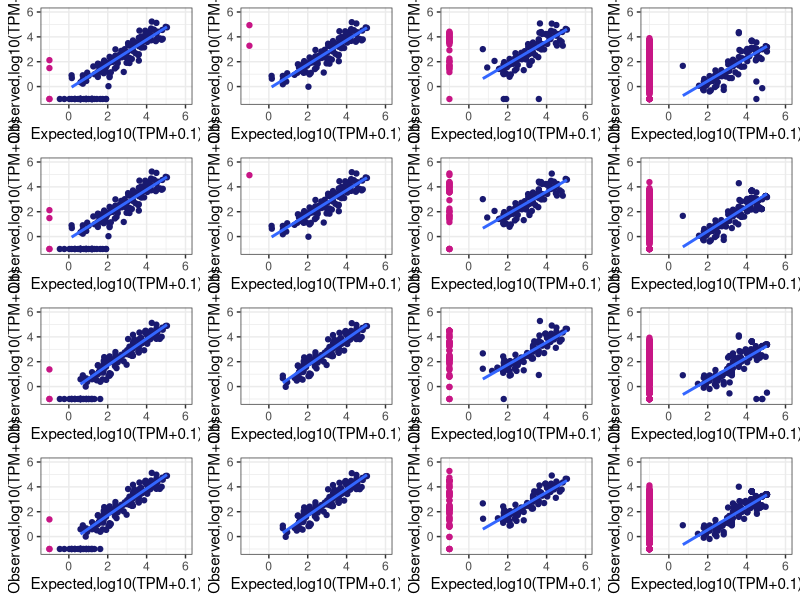

Source code (R):
#Prepare table with bash
#FP = expected abundance = 0
#GFF
#echo -e "Sequin\tMixA\tType\tTranscript\tClasscode\tTPM\tnbReads" > headerGFF.tsv
#for file in *.sf ; do join -1 1 -2 5 <( sort -k1,1 $file ) <( sort -k5,5 ${file%*_salmon.sf}.tmap ) | sed 's/ /\t/g' | awk '$8=="=" || $8=="c" {print "TP\t"$1"\t"$7"\t"$8"\t"$4"\t"$5}' - > GFF-${file%*_salmon.sf}_quantif-TP.tsv; join -t $'\t' -1 1 -2 3 <( sort -k1,1 rnasequin_isoforms_2.5.tsv ) <( sort -k3,3 GFF-${file%*_salmon.sf}_quantif-TP.tsv ) | cut -d$'\t' -f5,6,1,7,8,9,3 > GFF-${file%*_salmon.sf}_quantif-TP2.tsv; join -1 1 -2 5 <( sort -k1,1 $file ) <( sort -k5,5 ${file%*_salmon.sf}.tmap ) | sed 's/ /\t/g' | awk '$8!="=" && $8!="c" && $8!="u" {print $7"\t0\tFP\t"$1"\t"$8"\t"$4"\t"$5"\t"}' - > GFF-${file%*_salmon.sf}_quantif-FP.tsv; cat headerGFF.tsv GFF-${file%*_salmon.sf}_quantif-TP2.tsv GFF-${file%*_salmon.sf}_quantif-FP.tsv > GFF-${file%*_salmon.sf}_quantif.tsv; rm GFF-${file%*_salmon.sf}_quantif-FP.tsv GFF-${file%*_salmon.sf}_quantif-#TP.tsv GFF-${file%*_salmon.sf}_quantif-TP2.tsv; done
#rm headerGFF.tsv


#SQ3
#echo -e "Sequin\tMixA\tType\tTranscript\tClasscode1\tClasscode2\tTPM\tnbReads" > headerSQ3.tsv
#for file in *.sf ; do join -1 1 -2 1 <( sort -k1,1 $file ) <( sort -k1,1 ${file%*_salmon.sf}_classification.txt | sed 's/%7C/|/g' - ) | sed 's/ /\t/g' | awk '$10=="full-splice_match" || ( $10=="incomplete-splice_match" && $19!="intron_retention" ) {print "TP\t"$1"\t"$12"\t"$10"\t"$19"\t"$4"\t"$5}' - > SQ3-${file%*_salmon.sf}_quantif-TP.tsv; join -t $'\t' -1 1 -2 3 <( sort -k1,1 rnasequin_isoforms_2.5.tsv ) <( sort -k3,3 SQ3-${file%*_salmon.sf}_quantif-TP.tsv ) | cut -d$'\t' -f5,6,1,7,8,9,10,3 > SQ3-${file%*_salmon.sf}_quantif-TP2.tsv; join -1 1 -2 1 <( sort -k1,1 $file ) <( sort -k1,1 ${file%*_salmon.sf}_classification.txt | sed 's/%7C/|/g' - ) | sed 's/ /\t/g' | awk '$10!="full-splice_match" && ( $10!="incomplete-splice_match" || $19=="intron_retention" ) && $10!="intergenic" {print $12"\t0\tFP\t"$1"\t"$10"\t"$19"\t"$4"\t"$5}' - > SQ3-${file%*_salmon.sf}_quantif-FP.tsv; cat headerSQ3.tsv SQ3-${file%*_salmon.sf}_quantif-TP2.tsv SQ3-${file%*_salmon.sf}_quantif-FP.tsv > SQ3-${file%*_salmon.sf}_quantif.tsv; rm SQ3-${file%*_salmon.sf}_quantif-FP.tsv SQ3-${file%*_salmon.sf}_quantif-TP.tsv SQ3-${file%*_salmon.sf}_quantif-TP2.tsv; done
#rm headerSQ3.tsv

#Plot figure with R
#RStudio
library(ggplot2)
library(cowplot)

setwd("D:/Assembly-Benchmarking/Fig5-Quantification/Upt2")

#All sequins abundances sum = 15196.5066 for TPM comversion

GFF_LSK114_Bambu <- read.csv("GFF-LSK114_Bambu_quantif.tsv", header=T, sep="\t")
GFF_LSK114_Bambu$nbreadslog <- log10(GFF_LSK114_Bambu$TPM+0.1) #Take TPMs instead of nb of  reads and compare to sequins in TPMs
GFF_LSK114_Bambu$MixAlog <- log10(((GFF_LSK114_Bambu$MixA*1000000)/15196.5066)+0.1) #Convert sequins relative abundances to TPMs
GFF_LSK114_Bambu_x <- subset(subset(GFF_LSK114_Bambu, Type=="TP"), TPM>0 )
x <- cor(as.matrix(GFF_LSK114_Bambu_x[,8:9]), method = c("pearson", "kendall", "spearman"))
print(x)
GFF_LSK114_Bambu_plot <- ggplot(GFF_LSK114_Bambu,aes(y=nbreadslog, x=MixAlog)) + geom_point(aes(colour=factor(Type)),show.legend = FALSE) + geom_smooth(data=GFF_LSK114_Bambu_x,se=FALSE, method=lm) + xlab("Expected,log10(TPM+0.1)") + ylab("Observed,log10(TPM+0.1)") + theme_bw() + xlim(-1.1,6) + ylim(-1.1,6) + scale_color_manual(values = c("TP" = "midnightblue","FP" = "mediumvioletred"))

GFF_LSK114_isoQuant <- read.csv("GFF-LSK114_isoQuant_quantif.tsv", header=T, sep="\t")
GFF_LSK114_isoQuant$nbreadslog <- log10(GFF_LSK114_isoQuant$TPM+0.1) #Take TPMs instead of nb of  reads and compare to sequins in TPMs
GFF_LSK114_isoQuant$MixAlog <- log10(((GFF_LSK114_isoQuant$MixA*1000000)/15196.5066)+0.1) #Convert sequins relative abundances to TPMs
GFF_LSK114_isoQuant_x <- subset(subset(GFF_LSK114_isoQuant, Type=="TP"), TPM>0 )
x <- cor(as.matrix(GFF_LSK114_isoQuant_x[,8:9]), method = c("pearson", "kendall", "spearman"))
print(x)
GFF_LSK114_isoQuant_plot <- ggplot(GFF_LSK114_isoQuant,aes(y=nbreadslog, x=MixAlog)) + geom_point(aes(colour=factor(Type)),show.legend = FALSE) + geom_smooth(data=GFF_LSK114_isoQuant_x,se=FALSE, method=lm) + xlab("Expected,log10(TPM+0.1)") + ylab("Observed,log10(TPM+0.1)") + theme_bw() + xlim(-1.1,6) + ylim(-1.1,6) + scale_color_manual(values = c("TP" = "midnightblue","FP" = "mediumvioletred"))

GFF_LSK114_Flair <- read.csv("GFF-LSK114_FLAIR-noRef_quantif.tsv", header=T, sep="\t")
GFF_LSK114_Flair$nbreadslog <- log10(GFF_LSK114_Flair$TPM+0.1) #Take TPMs instead of nb of  reads and compare to sequins in TPMs
GFF_LSK114_Flair$MixAlog <- log10(((GFF_LSK114_Flair$MixA*1000000)/15196.5066)+0.1) #Convert sequins relative abundances to TPMs
GFF_LSK114_Flair_x <- subset(subset(GFF_LSK114_Flair, Type=="TP"), TPM>0 )
x <- cor(as.matrix(GFF_LSK114_Flair_x[,8:9]), method = c("pearson", "kendall", "spearman"))
print(x)
GFF_LSK114_Flair_plot <- ggplot(GFF_LSK114_Flair,aes(y=nbreadslog, x=MixAlog)) + geom_point(aes(colour=factor(Type)),show.legend = FALSE) + geom_smooth(data=GFF_LSK114_Flair_x,se=FALSE, method=lm) + xlab("Expected,log10(TPM+0.1)") + ylab("Observed,log10(TPM+0.1)") + theme_bw() + xlim(-1.1,6) + ylim(-1.1,6) + scale_color_manual(values = c("TP" = "midnightblue","FP" = "mediumvioletred"))

GFF_LSK114_Stringtie2 <- read.csv("GFF-LSK114_Stringtie2-noRef_quantif.tsv", header=T, sep="\t")
GFF_LSK114_Stringtie2$nbreadslog <- log10(GFF_LSK114_Stringtie2$TPM+0.1) #Take TPMs instead of nb of  reads and compare to sequins in TPMs
GFF_LSK114_Stringtie2$MixAlog <- log10(((GFF_LSK114_Stringtie2$MixA*1000000)/15196.5066)+0.1) #Convert sequins relative abundances to TPMs
GFF_LSK114_Stringtie2_x <- subset(subset(GFF_LSK114_Stringtie2, Type=="TP"), TPM>0 )
x <- cor(as.matrix(GFF_LSK114_Stringtie2_x[,8:9]), method = c("pearson", "kendall", "spearman"))
print(x)
GFF_LSK114_Stringtie2_plot <- ggplot(GFF_LSK114_Stringtie2,aes(y=nbreadslog, x=MixAlog)) + geom_point(aes(colour=factor(Type)),show.legend = FALSE) + geom_smooth(data=GFF_LSK114_Stringtie2_x,se=FALSE, method=lm) + xlab("Expected,log10(TPM+0.1)") + ylab("Observed,log10(TPM+0.1)") + theme_bw() + xlim(-1.1,6) + ylim(-1.1,6) + scale_color_manual(values = c("TP" = "midnightblue","FP" = "mediumvioletred"))

SQ3_LSK114_Bambu <- read.csv("SQ3-LSK114_Bambu_quantif.tsv", header=T, sep="\t")
SQ3_LSK114_Bambu$nbreadslog <- log10(SQ3_LSK114_Bambu$TPM+0.1) #Take TPMs instead of nb of  reads and compare to sequins in TPMs
SQ3_LSK114_Bambu$MixAlog <- log10(((SQ3_LSK114_Bambu$MixA*1000000)/15196.5066)+0.1) #Convert sequins relative abundances to TPMs
SQ3_LSK114_Bambu_x <- subset(subset(SQ3_LSK114_Bambu, Type=="TP"), TPM>0 )
x <- cor(as.matrix(SQ3_LSK114_Bambu_x[,9:10]), method = c("pearson", "kendall", "spearman"))
print(x)
SQ3_LSK114_Bambu_plot <- ggplot(SQ3_LSK114_Bambu,aes(y=nbreadslog, x=MixAlog)) + geom_point(aes(colour=factor(Type)),show.legend = FALSE) + geom_smooth(data=SQ3_LSK114_Bambu_x,se=FALSE, method=lm) + xlab("Expected,log10(TPM+0.1)") + ylab("Observed,log10(TPM+0.1)") + theme_bw() + xlim(-1.1,6) + ylim(-1.1,6) + scale_color_manual(values = c("TP" = "midnightblue","FP" = "mediumvioletred"))

SQ3_LSK114_isoQuant <- read.csv("SQ3-LSK114_isoQuant_quantif.tsv", header=T, sep="\t")
SQ3_LSK114_isoQuant$nbreadslog <- log10(SQ3_LSK114_isoQuant$TPM+0.1) #Take TPMs instead of nb of  reads and compare to sequins in TPMs
SQ3_LSK114_isoQuant$MixAlog <- log10(((SQ3_LSK114_isoQuant$MixA*1000000)/15196.5066)+0.1) #Convert sequins relative abundances to TPMs
SQ3_LSK114_isoQuant_x <- subset(subset(SQ3_LSK114_isoQuant, Type=="TP"), TPM>0 )
x <- cor(as.matrix(SQ3_LSK114_isoQuant_x[,9:10]), method = c("pearson", "kendall", "spearman"))
print(x)
SQ3_LSK114_isoQuant_plot <- ggplot(SQ3_LSK114_isoQuant,aes(y=nbreadslog, x=MixAlog)) + geom_point(aes(colour=factor(Type)),show.legend = FALSE) + geom_smooth(data=SQ3_LSK114_isoQuant_x,se=FALSE, method=lm) + xlab("Expected,log10(TPM+0.1)") + ylab("Observed,log10(TPM+0.1)") + theme_bw() + xlim(-1.1,6) + ylim(-1.1,6) + scale_color_manual(values = c("TP" = "midnightblue","FP" = "mediumvioletred"))

SQ3_LSK114_Flair <- read.csv("SQ3-LSK114_FLAIR-noRef_quantif.tsv", header=T, sep="\t")
SQ3_LSK114_Flair$nbreadslog <- log10(SQ3_LSK114_Flair$TPM+0.1) #Take TPMs instead of nb of  reads and compare to sequins in TPMs
SQ3_LSK114_Flair$MixAlog <- log10(((SQ3_LSK114_Flair$MixA*1000000)/15196.5066)+0.1) #Convert sequins relative abundances to TPMs
SQ3_LSK114_Flair_x <- subset(subset(SQ3_LSK114_Flair, Type=="TP"), TPM>0 )
x <- cor(as.matrix(SQ3_LSK114_Flair_x[,9:10]), method = c("pearson", "kendall", "spearman"))
print(x)
SQ3_LSK114_Flair_plot <- ggplot(SQ3_LSK114_Flair,aes(y=nbreadslog, x=MixAlog)) + geom_point(aes(colour=factor(Type)),show.legend = FALSE) + geom_smooth(data=SQ3_LSK114_Flair_x,se=FALSE, method=lm) + xlab("Expected,log10(TPM+0.1)") + ylab("Observed,log10(TPM+0.1)") + theme_bw() + xlim(-1.1,6) + ylim(-1.1,6) + scale_color_manual(values = c("TP" = "midnightblue","FP" = "mediumvioletred"))

SQ3_LSK114_Stringtie2 <- read.csv("SQ3-LSK114_Stringtie2-noRef_quantif.tsv", header=T, sep="\t")
SQ3_LSK114_Stringtie2$nbreadslog <- log10(SQ3_LSK114_Stringtie2$TPM+0.1) #Take TPMs instead of nb of  reads and compare to sequins in TPMs
SQ3_LSK114_Stringtie2$MixAlog <- log10(((SQ3_LSK114_Stringtie2$MixA*1000000)/15196.5066)+0.1) #Convert sequins relative abundances to TPMs
SQ3_LSK114_Stringtie2_x <- subset(subset(SQ3_LSK114_Stringtie2, Type=="TP"), TPM>0 )
x <- cor(as.matrix(SQ3_LSK114_Stringtie2_x[,9:10]), method = c("pearson", "kendall", "spearman"))
print(x)
SQ3_LSK114_Stringtie2_plot <- ggplot(SQ3_LSK114_Stringtie2,aes(y=nbreadslog, x=MixAlog)) + geom_point(aes(colour=factor(Type)),show.legend = FALSE) + geom_smooth(data=SQ3_LSK114_Stringtie2_x,se=FALSE, method=lm) + xlab("Expected,log10(TPM+0.1)") + ylab("Observed,log10(TPM+0.1)") + theme_bw() + xlim(-1.1,6) + ylim(-1.1,6) + scale_color_manual(values = c("TP" = "midnightblue","FP" = "mediumvioletred"))

GFF_RNA004_Bambu <- read.csv("GFF-RNA004_Bambu_quantif.tsv", header=T, sep="\t")
GFF_RNA004_Bambu$nbreadslog <- log10(GFF_RNA004_Bambu$TPM+0.1) #Take TPMs instead of nb of  reads and compare to sequins in TPMs
GFF_RNA004_Bambu$MixAlog <- log10(((GFF_RNA004_Bambu$MixA*1000000)/15196.5066)+0.1) #Convert sequins relative abundances to TPMs
GFF_RNA004_Bambu_x <- subset(subset(GFF_RNA004_Bambu, Type=="TP"), TPM>0 )
x <- cor(as.matrix(GFF_RNA004_Bambu_x[,8:9]), method = c("pearson", "kendall", "spearman"))
print(x)
GFF_RNA004_Bambu_plot <- ggplot(GFF_RNA004_Bambu,aes(y=nbreadslog, x=MixAlog)) + geom_point(aes(colour=factor(Type)),show.legend = FALSE) + geom_smooth(data=GFF_RNA004_Bambu_x,se=FALSE, method=lm) + xlab("Expected,log10(TPM+0.1)") + ylab("Observed,log10(TPM+0.1)") + theme_bw() + xlim(-1.1,6) + ylim(-1.1,6) + scale_color_manual(values = c("TP" = "midnightblue","FP" = "mediumvioletred"))

GFF_RNA004_isoQuant <- read.csv("GFF-RNA004_isoQuant_quantif.tsv", header=T, sep="\t")
GFF_RNA004_isoQuant$nbreadslog <- log10(GFF_RNA004_isoQuant$TPM+0.1) #Take TPMs instead of nb of  reads and compare to sequins in TPMs
GFF_RNA004_isoQuant$MixAlog <- log10(((GFF_RNA004_isoQuant$MixA*1000000)/15196.5066)+0.1) #Convert sequins relative abundances to TPMs
GFF_RNA004_isoQuant_x <- subset(subset(GFF_RNA004_isoQuant, Type=="TP"), TPM>0 )
x <- cor(as.matrix(GFF_RNA004_isoQuant_x[,8:9]), method = c("pearson", "kendall", "spearman"))
print(x)
GFF_RNA004_isoQuant_plot <- ggplot(GFF_RNA004_isoQuant,aes(y=nbreadslog, x=MixAlog)) + geom_point(aes(colour=factor(Type)),show.legend = FALSE) + geom_smooth(data=GFF_RNA004_isoQuant_x,se=FALSE, method=lm) + xlab("Expected,log10(TPM+0.1)") + ylab("Observed,log10(TPM+0.1)") + theme_bw() + xlim(-1.1,6) + ylim(-1.1,6) + scale_color_manual(values = c("TP" = "midnightblue","FP" = "mediumvioletred"))

GFF_RNA004_Flair <- read.csv("GFF-RNA004_FLAIR-noRef_quantif.tsv", header=T, sep="\t")
GFF_RNA004_Flair$nbreadslog <- log10(GFF_RNA004_Flair$TPM+0.1) #Take TPMs instead of nb of  reads and compare to sequins in TPMs
GFF_RNA004_Flair$MixAlog <- log10(((GFF_RNA004_Flair$MixA*1000000)/15196.5066)+0.1) #Convert sequins relative abundances to TPMs
GFF_RNA004_Flair_x <- subset(subset(GFF_RNA004_Flair, Type=="TP"), TPM>0 )
x <- cor(as.matrix(GFF_RNA004_Flair_x[,8:9]), method = c("pearson", "kendall", "spearman"))
print(x)
GFF_RNA004_Flair_plot <- ggplot(GFF_RNA004_Flair,aes(y=nbreadslog, x=MixAlog)) + geom_point(aes(colour=factor(Type)),show.legend = FALSE) + geom_smooth(data=GFF_RNA004_Flair_x,se=FALSE, method=lm) + xlab("Expected,log10(TPM+0.1)") + ylab("Observed,log10(TPM+0.1)") + theme_bw() + xlim(-1.1,6) + ylim(-1.1,6) + scale_color_manual(values = c("TP" = "midnightblue","FP" = "mediumvioletred"))

GFF_RNA004_Stringtie2 <- read.csv("GFF-RNA004_Stringtie2-noRef_quantif.tsv", header=T, sep="\t")
GFF_RNA004_Stringtie2$nbreadslog <- log10(GFF_RNA004_Stringtie2$TPM+0.1) #Take TPMs instead of nb of  reads and compare to sequins in TPMs
GFF_RNA004_Stringtie2$MixAlog <- log10(((GFF_RNA004_Stringtie2$MixA*1000000)/15196.5066)+0.1) #Convert sequins relative abundances to TPMs
GFF_RNA004_Stringtie2_x <- subset(subset(GFF_RNA004_Stringtie2, Type=="TP"), TPM>0 )
x <- cor(as.matrix(GFF_RNA004_Stringtie2_x[,8:9]), method = c("pearson", "kendall", "spearman"))
print(x)
GFF_RNA004_Stringtie2_plot <- ggplot(GFF_RNA004_Stringtie2,aes(y=nbreadslog, x=MixAlog)) + geom_point(aes(colour=factor(Type)),show.legend = FALSE) + geom_smooth(data=GFF_RNA004_Stringtie2_x,se=FALSE, method=lm) + xlab("Expected,log10(TPM+0.1)") + ylab("Observed,log10(TPM+0.1)") + theme_bw() + xlim(-1.1,6) + ylim(-1.1,6) + scale_color_manual(values = c("TP" = "midnightblue","FP" = "mediumvioletred"))

SQ3_RNA004_Bambu <- read.csv("SQ3-RNA004_Bambu_quantif.tsv", header=T, sep="\t")
SQ3_RNA004_Bambu$nbreadslog <- log10(SQ3_RNA004_Bambu$TPM+0.1) #Take TPMs instead of nb of  reads and compare to sequins in TPMs
SQ3_RNA004_Bambu$MixAlog <- log10(((SQ3_RNA004_Bambu$MixA*1000000)/15196.5066)+0.1) #Convert sequins relative abundances to TPMs
SQ3_RNA004_Bambu_x <- subset(subset(SQ3_RNA004_Bambu, Type=="TP"), TPM>0 )
x <- cor(as.matrix(SQ3_RNA004_Bambu_x[,9:10]), method = c("pearson", "kendall", "spearman"))
print(x)
SQ3_RNA004_Bambu_plot <- ggplot(SQ3_RNA004_Bambu,aes(y=nbreadslog, x=MixAlog)) + geom_point(aes(colour=factor(Type)),show.legend = FALSE) + geom_smooth(data=SQ3_RNA004_Bambu_x,se=FALSE, method=lm) + xlab("Expected,log10(TPM+0.1)") + ylab("Observed,log10(TPM+0.1)") + theme_bw() + xlim(-1.1,6) + ylim(-1.1,6) + scale_color_manual(values = c("TP" = "midnightblue","FP" = "mediumvioletred"))

SQ3_RNA004_isoQuant <- read.csv("SQ3-RNA004_isoQuant_quantif.tsv", header=T, sep="\t")
SQ3_RNA004_isoQuant$nbreadslog <- log10(SQ3_RNA004_isoQuant$TPM+0.1) #Take TPMs instead of nb of  reads and compare to sequins in TPMs
SQ3_RNA004_isoQuant$MixAlog <- log10(((SQ3_RNA004_isoQuant$MixA*1000000)/15196.5066)+0.1) #Convert sequins relative abundances to TPMs
SQ3_RNA004_isoQuant_x <- subset(subset(SQ3_RNA004_isoQuant, Type=="TP"), TPM>0 )
x <- cor(as.matrix(SQ3_RNA004_isoQuant_x[,9:10]), method = c("pearson", "kendall", "spearman"))
print(x)
SQ3_RNA004_isoQuant_plot <- ggplot(SQ3_RNA004_isoQuant,aes(y=nbreadslog, x=MixAlog)) + geom_point(aes(colour=factor(Type)),show.legend = FALSE) + geom_smooth(data=SQ3_RNA004_isoQuant_x,se=FALSE, method=lm) + xlab("Expected,log10(TPM+0.1)") + ylab("Observed,log10(TPM+0.1)") + theme_bw() + xlim(-1.1,6) + ylim(-1.1,6) + scale_color_manual(values = c("TP" = "midnightblue","FP" = "mediumvioletred"))

SQ3_RNA004_Flair <- read.csv("SQ3-RNA004_FLAIR-noRef_quantif.tsv", header=T, sep="\t")
SQ3_RNA004_Flair$nbreadslog <- log10(SQ3_RNA004_Flair$TPM+0.1) #Take TPMs instead of nb of  reads and compare to sequins in TPMs
SQ3_RNA004_Flair$MixAlog <- log10(((SQ3_RNA004_Flair$MixA*1000000)/15196.5066)+0.1) #Convert sequins relative abundances to TPMs
SQ3_RNA004_Flair_x <- subset(subset(SQ3_RNA004_Flair, Type=="TP"), TPM>0 )
x <- cor(as.matrix(SQ3_RNA004_Flair_x[,9:10]), method = c("pearson", "kendall", "spearman"))
print(x)
SQ3_RNA004_Flair_plot <- ggplot(SQ3_RNA004_Flair,aes(y=nbreadslog, x=MixAlog)) + geom_point(aes(colour=factor(Type)),show.legend = FALSE) + geom_smooth(data=SQ3_RNA004_Flair_x,se=FALSE, method=lm) + xlab("Expected,log10(TPM+0.1)") + ylab("Observed,log10(TPM+0.1)") + theme_bw() + xlim(-1.1,6) + ylim(-1.1,6) + scale_color_manual(values = c("TP" = "midnightblue","FP" = "mediumvioletred"))

SQ3_RNA004_Stringtie2 <- read.csv("SQ3-RNA004_Stringtie2-noRef_quantif.tsv", header=T, sep="\t")
SQ3_RNA004_Stringtie2$nbreadslog <- log10(SQ3_RNA004_Stringtie2$TPM+0.1) #Take TPMs instead of nb of  reads and compare to sequins in TPMs
SQ3_RNA004_Stringtie2$MixAlog <- log10(((SQ3_RNA004_Stringtie2$MixA*1000000)/15196.5066)+0.1) #Convert sequins relative abundances to TPMs
SQ3_RNA004_Stringtie2_x <- subset(subset(SQ3_RNA004_Stringtie2, Type=="TP"), TPM>0 )
x <- cor(as.matrix(SQ3_RNA004_Stringtie2_x[,9:10]), method = c("pearson", "kendall", "spearman"))
print(x)
SQ3_RNA004_Stringtie2_plot <- ggplot(SQ3_RNA004_Stringtie2,aes(y=nbreadslog, x=MixAlog)) + geom_point(aes(colour=factor(Type)),show.legend = FALSE) + geom_smooth(data=SQ3_RNA004_Stringtie2_x,se=FALSE, method=lm) + xlab("Expected,log10(TPM+0.1)") + ylab("Observed,log10(TPM+0.1)") + theme_bw() + xlim(-1.1,6) + ylim(-1.1,6) + scale_color_manual(values = c("TP" = "midnightblue","FP" = "mediumvioletred"))



plot_grid(GFF_LSK114_Bambu_plot,GFF_LSK114_isoQuant_plot,GFF_LSK114_Stringtie2_plot,GFF_LSK114_Flair_plot,SQ3_LSK114_Bambu_plot,SQ3_LSK114_isoQuant_plot,SQ3_LSK114_Stringtie2_plot,SQ3_LSK114_Flair_plot,GFF_RNA004_Bambu_plot,GFF_RNA004_isoQuant_plot,GFF_RNA004_Stringtie2_plot,GFF_RNA004_Flair_plot,SQ3_RNA004_Bambu_plot,SQ3_RNA004_isoQuant_plot,SQ3_RNA004_Stringtie2_plot,SQ3_RNA004_Flair_plot, nrow=4)


#PDF 10x10 inches
